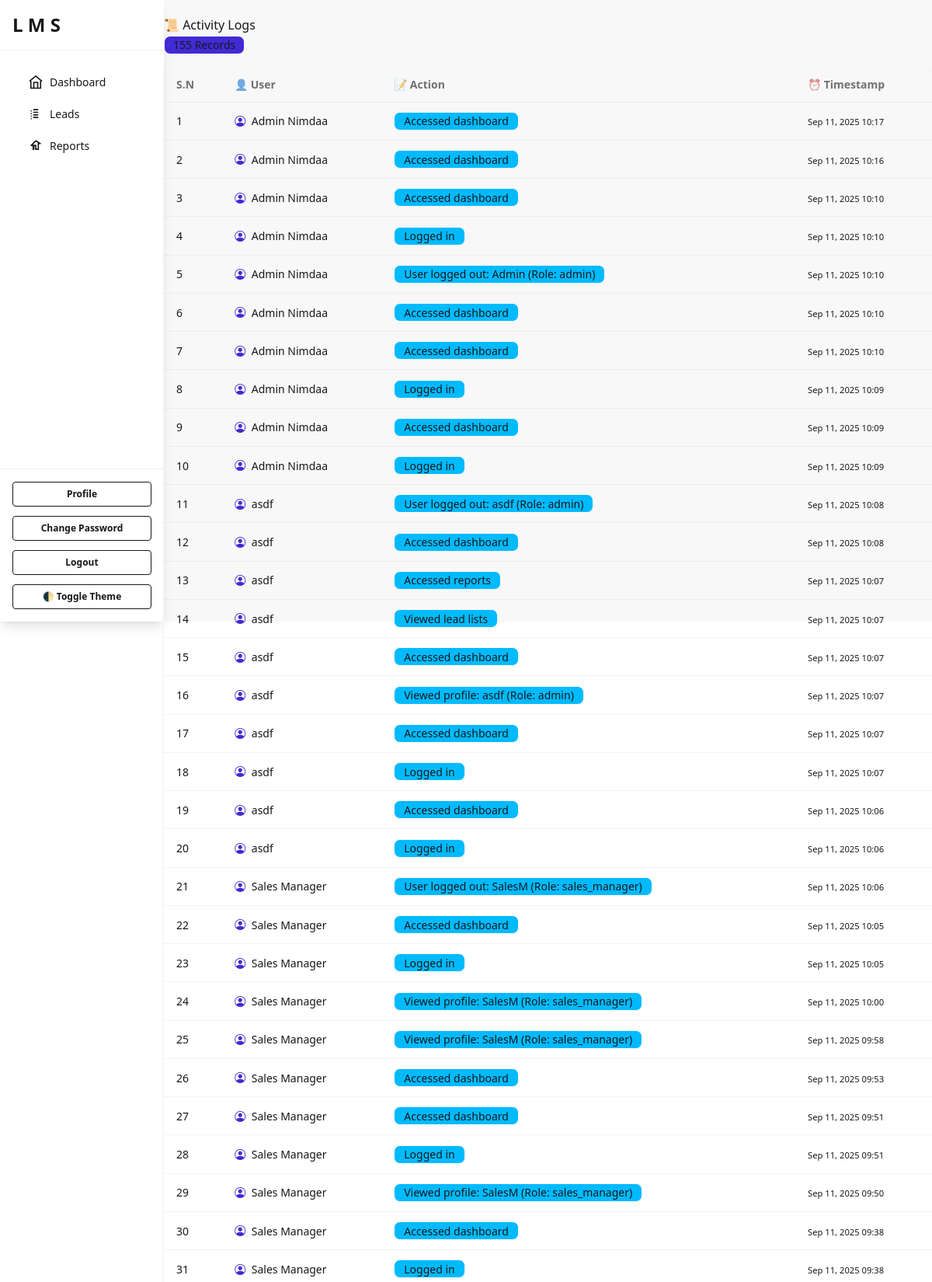
/logs/ (upper part), run on the app's committed database.
### leads/models.py (models this page shows, shortened)
class ActivityLog(models.Model):
    user = models.ForeignKey(settings.AUTH_USER_MODEL, on_delete=models.CASCADE)
    lead = models.ForeignKey("Lead", on_delete=models.SET_NULL, null=True, blank=True)
    action = models.TextField()
    timestamp = models.DateTimeField(auto_now_add=True)

### accounts/models.py (models this page shows, shortened)
class CustomUser(AbstractUser):
    ROLE_CHOICES = [
        ("admin", "Admin"),
        ("sales_manager", "Sales Manager"),
        ("sales_executive", "Sales Executive"),
    ]
    email = models.EmailField(unique=True , blank=False, null=False)
    phone_no = models.CharField(max_length=20, blank=False, null=False)
    address = models.CharField(max_length=255, blank=False, null=False)
    role = models.CharField(max_length=20, choices=ROLE_CHOICES, default="sales_executive")
    first_name = models.CharField(max_length=30, blank=False, null=False)
    last_name = models.CharField(max_length=30, blank=False, null=False)
    profile_pic = models.ImageField(upload_to="profile_pic/", blank=False, null=False, default="default_profile_pic.jpg")

### leads/views.py (the view)
# urls.py: path("logs/", views.activity_logs, name="activity_logs"),   # global logs page
def activity_logs(request):
    logs = ActivityLog.objects.select_related("user", "lead").order_by("-timestamp")
    return render(request, "leads/activity_logs.html", {"logs": logs})

### leads/templates/leads/activity_logs.html (shortened to what this page needs)
{% extends "base.html" %}
{% block content %}
<div class="container my-5">
    <div class="d-flex justify-content-between align-items-center mb-4">
        <h2 class="fw-bold mb-0">
            📜 Activity Logs
        </h2>
        <span class="badge bg-primary fs-6">
            {{ logs|length }} Records
        </span>
    </div>
    <div class="card shadow-sm border-0 rounded-3">
        <div class="card-body p-0">
            <div class="table-responsive">
                <table class="table table-hover table-striped table-borderless mb-0 align-middle">
                    <thead class="table-dark">
                        <tr>
                            <th scope="col">S.N</th>
                            <th scope="col">👤 User</th>
                            <th scope="col">📝 Action</th>
                            <th scope="col">⏰ Timestamp</th>
                        </tr>
                    </thead>
                    <tbody>
                        {% for log in logs %}
                        <tr>
                            <td>{{ forloop.counter }}</td>
                            <td class="fw-semibold">
                                <i class="bi bi-person-circle text-primary me-1"></i>
                                {{ log.user.get_full_name|default:log.user.username }}
                            </td>
                            <td>
                                <span class="badge bg-info text-dark px-3 py-2 rounded-pill">
                                    {{ log.action }}
                                </span>
                            </td>
                            <td>
                                <small class="text-muted">
                                    {{ log.timestamp|date:"M d, Y H:i" }}
                                </small>
                            </td>
                        </tr>
                        {% endfor %}
                    </tbody>
                </table>
            </div>
        </div>
    </div>
</div>
{% endblock %}

### data on the page
ActivityLog: user.get_full_name "Admin Nimdaa", action "Accessed dashboard", timestamp "Sep 11, 2025 10:17"
ActivityLog: user.get_full_name "Admin Nimdaa", action "Accessed dashboard", timestamp "Sep 11, 2025 10:16"
ActivityLog: user.get_full_name "Admin Nimdaa", action "Accessed dashboard", timestamp "Sep 11, 2025 10:10"
ActivityLog: user.get_full_name "Admin Nimdaa", action "Logged in", timestamp "Sep 11, 2025 10:10"
ActivityLog: user.get_full_name "Admin Nimdaa", action "User logged out: Admin (Role: admin)", timestamp "Sep 11, 2025 10:10"
ActivityLog: user.get_full_name "Admin Nimdaa", action "Accessed dashboard", timestamp "Sep 11, 2025 10:10"
ActivityLog: user.get_full_name "Admin Nimdaa", action "Accessed dashboard", timestamp "Sep 11, 2025 10:10"
ActivityLog: user.get_full_name "Admin Nimdaa", action "Logged in", timestamp "Sep 11, 2025 10:09"
ActivityLog: user.get_full_name "Admin Nimdaa", action "Accessed dashboard", timestamp "Sep 11, 2025 10:09"
ActivityLog: user.get_full_name "Admin Nimdaa", action "Logged in", timestamp "Sep 11, 2025 10:09"
ActivityLog: user.get_full_name "asdf", action "User logged out: asdf (Role: admin)", timestamp "Sep 11, 2025 10:08"
ActivityLog: user.get_full_name "asdf", action "Accessed dashboard", timestamp "Sep 11, 2025 10:08"
ActivityLog: user.get_full_name "asdf", action "Accessed reports", timestamp "Sep 11, 2025 10:07"
ActivityLog: user.get_full_name "asdf", action "Viewed lead lists", timestamp "Sep 11, 2025 10:07"
ActivityLog: user.get_full_name "asdf", action "Accessed dashboard", timestamp "Sep 11, 2025 10:07"
ActivityLog: user.get_full_name "asdf", action "Viewed profile: asdf (Role: admin)", timestamp "Sep 11, 2025 10:07"
ActivityLog: user.get_full_name "asdf", action "Accessed dashboard", timestamp "Sep 11, 2025 10:07"
ActivityLog: user.get_full_name "asdf", action "Logged in", timestamp "Sep 11, 2025 10:07"
ActivityLog: user.get_full_name "asdf", action "Accessed dashboard", timestamp "Sep 11, 2025 10:06"
ActivityLog: user.get_full_name "asdf", action "Logged in", timestamp "Sep 11, 2025 10:06"
ActivityLog: user.get_full_name "Sales Manager", action "User logged out: SalesM (Role: sales_manager)", timestamp "Sep 11, 2025 10:06"
ActivityLog: user.get_full_name "Sales Manager", action "Accessed dashboard", timestamp "Sep 11, 2025 10:05"
ActivityLog: user.get_full_name "Sales Manager", action "Logged in", timestamp "Sep 11, 2025 10:05"
ActivityLog: user.get_full_name "Sales Manager", action "Viewed profile: SalesM (Role: sales_manager)", timestamp "Sep 11, 2025 10:00"
ActivityLog: user.get_full_name "Sales Manager", action "Viewed profile: SalesM (Role: sales_manager)", timestamp "Sep 11, 2025 09:58"
ActivityLog: user.get_full_name "Sales Manager", action "Accessed dashboard", timestamp "Sep 11, 2025 09:53"
ActivityLog: user.get_full_name "Sales Manager", action "Accessed dashboard", timestamp "Sep 11, 2025 09:51"
ActivityLog: user.get_full_name "Sales Manager", action "Logged in", timestamp "Sep 11, 2025 09:51"
ActivityLog: user.get_full_name "Sales Manager", action "Viewed profile: SalesM (Role: sales_manager)", timestamp "Sep 11, 2025 09:50"
ActivityLog: user.get_full_name "Sales Manager", action "Accessed dashboard", timestamp "Sep 11, 2025 09:38"
ActivityLog: user.get_full_name "Sales Manager", action "Logged in", timestamp "Sep 11, 2025 09:38"

### other printed values
{{ logs|length }} "155"
